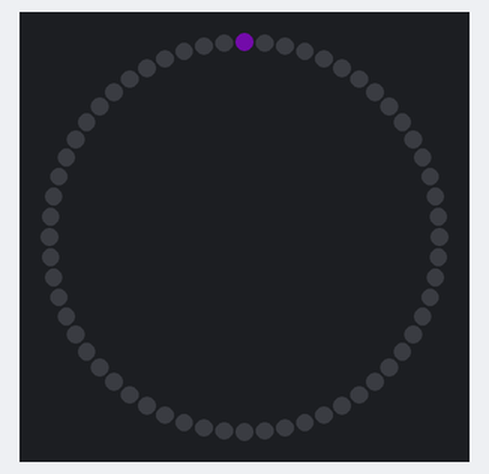
A sketch run on a simulated Arduino Uno, built with avr-gcc and run on an emulated ATmega328P. On the bench: 60 RGB LEDs in a ring, first at the top, clockwise. Dim RGB values are drawn brighter than linear; random numbers use the default seed unless the sketch sets one.

Above: at 0.01 s.
At 4.96 s:
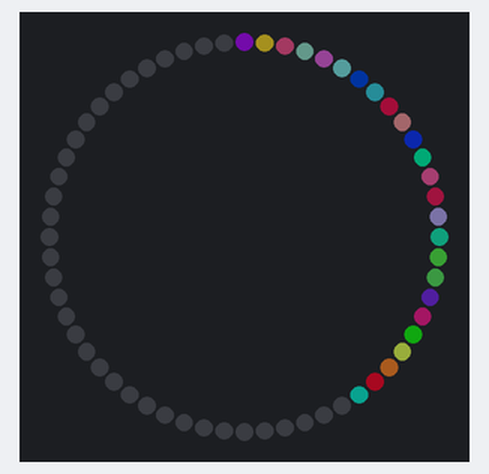
At 9.92 s:
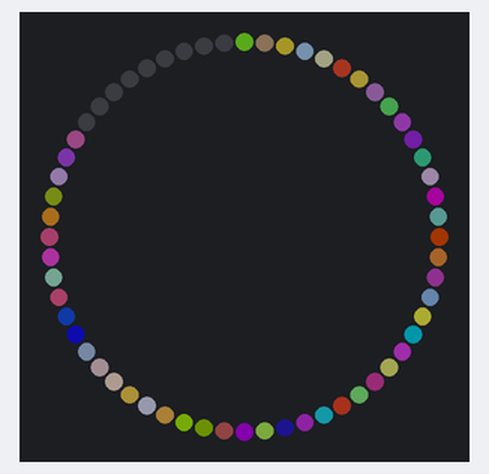
At 19.92 s:
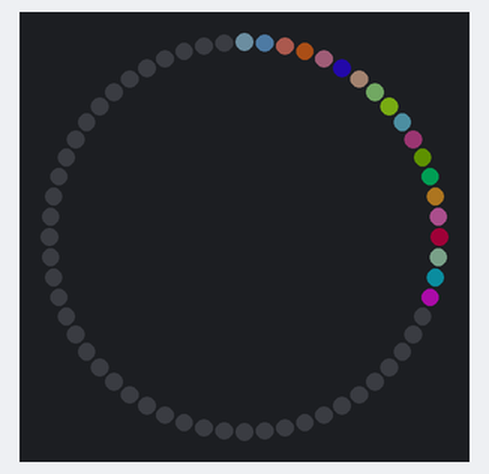
At 29.93 s:
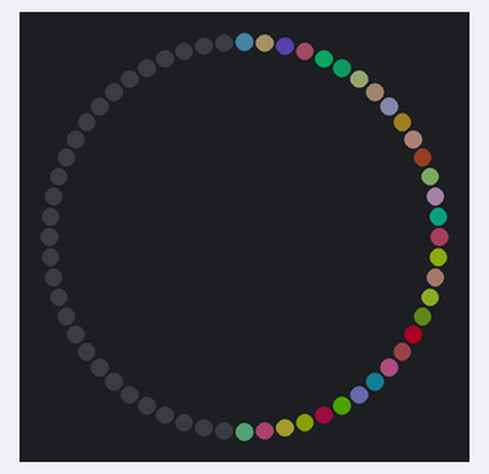
At 39.94 s:
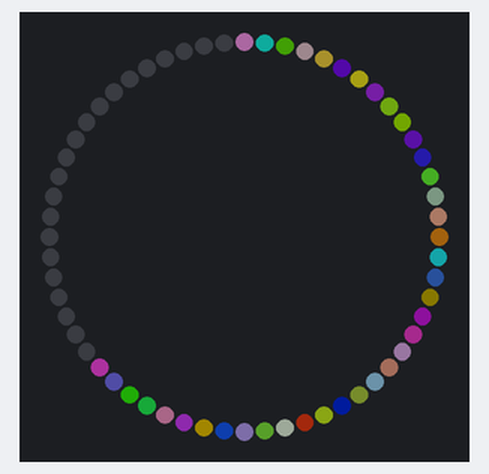

The sketch:

randomColor_backAndForth.ino
```cpp
#include <Adafruit_NeoPixel.h>

// Which pin on the Arduino is connected to the NeoPixels?
// On a Trinket or Gemma we suggest changing this to 1:
#define LED_PIN    6

// How many NeoPixels are attached to the Arduino?
#define LED_COUNT 60

// Declare our NeoPixel ring object:
Adafruit_NeoPixel ring(LED_COUNT, LED_PIN, NEO_GRB + NEO_KHZ800);

void setup() {
  // put your setup code here, to run once:
  ring.begin();           // INITIALIZE NeoPixel ring object (REQUIRED)
  ring.show();            // Turn OFF all pixels ASAP
  ring.setBrightness(50);
}

void loop() {
  for(int i = 0; i < ring.numPixels(); i++){
    ring.setPixelColor(i, random(255), random(255), random(255));
    ring.show();
    delay(50);
  }
  for(int i = ring.numPixels()-1; i >= 0; i--){
    ring.setPixelColor(i, 0, 0, 0);
    ring.show();
    delay(50);
  }
}
```
